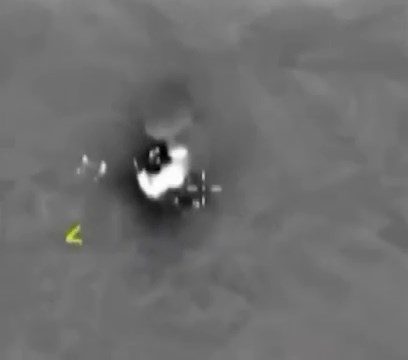
//> input picture СТЗ/Лаб4/Картиночки/part1_1.jpg, 408 x 360 px
$ ./main   (built with g++ and OpenCV 4)
//> lines starting //> are read from the running program, lines starting //| are printed output that depends on the picture; after the words box and inside, x2 and y2 are one past the last pixel; in counts of white or black regions, pixels touching at a corner belong together
#include "opencv2/core.hpp"
#include "opencv2/imgproc.hpp"
#include "opencv2/highgui.hpp"
#include <iostream>

using namespace std;
using namespace cv;


//Часть 1
void part1(Mat inputImage)
{
	//Пороговая фильтрация для удаления всего лищнего
    Mat temp;
    threshold(inputImage, temp, 220, 255, THRESH_BINARY);
    erode(temp, temp, getStructuringElement(MORPH_RECT, Size(3, 3)));
    dilate(temp, temp, getStructuringElement(MORPH_RECT, Size(3, 3)));

	//СОздание контуров на основе полученной маски
    Mat edges;
    Canny(temp, edges, 0, 0, 3, false);

	//Назождение созданных контуров
    Mat image = edges.clone();
    vector<vector<Point>> cnts;
    findContours(image, cnts, RETR_EXTERNAL, CHAIN_APPROX_NONE);

	//Назождение центра
    Moments mnts = moments(cnts[0]);
    double m00 = mnts.m00;
    double m10 = mnts.m10;
    double m01 = mnts.m01;

    Point center(0, 0);
    center.x = m10 / m00;
    center.y = m01 / m00;

	//Делаю трехканальным, чтобы прицел был цветным
    Mat out;
    cvtColor(inputImage, out, COLOR_GRAY2BGR);

	//Рисую прямоугольник
    rectangle(out, Rect(center.x - 2, center.y - 20, 4, 40), Scalar(0, 0, 255), FILLED, 8, 0);
    rectangle(out, Rect(center.x - 20, center.y - 2, 40, 4), Scalar(0, 0, 255), FILLED, 8, 0);

    imshow("output", out);
    waitKey();
    return;
}


void part2(Mat imputImage)
{
	//Пороговая фильтрация для цветногого изображения
    Mat temp;
    inRange(imputImage, Scalar(34, 101, 0), Scalar(164, 255, 255), temp);

    dilate(temp, temp, getStructuringElement(MORPH_RECT, Size(3, 3)));
    erode(temp, temp, getStructuringElement(MORPH_RECT, Size(3, 3)));

    Mat edges;
    Canny(temp, edges, 0, 0, 3, false);

    Mat image = edges.clone();
    vector<vector<Point>> cnts;
    findContours(image, cnts, RETR_EXTERNAL, CHAIN_APPROX_NONE);

    cout << cnts.size() << endl;

    //Рассчет моментов для найденных контуров
    vector<Moments> mnts;
    int i_m = cnts.size();
    for (int i = 0; i < i_m; i++)
    {
        mnts.push_back(moments(cnts[i]));
    }

    int i_max = 0; //Индекс наибольщего контура
    double tempArea = mnts[0].m00;
    for (int i = 0; i < cnts.size(); i++)
    {
        if (mnts[i].m00 >= tempArea)
        {
            i_max = i;
            tempArea = mnts[i].m00;
        }
    }


    Moments mntss = moments(cnts[i_max]);
    double m00 = mntss.m00;
    double m10 = mntss.m10;
    double m01 = mntss.m01;

    Point center(0, 0);
    center.x = m10 / m00;
    center.y = m01 / m00;

    Mat out;
    cvtColor(imputImage, out, COLOR_HSV2BGR);

    rectangle(out, Rect(center.x - 2, center.y - 20, 4, 40), Scalar(0, 0, 0), FILLED, 8, 0);
    rectangle(out, Rect(center.x - 20, center.y - 2, 40, 4), Scalar(0, 0, 0), FILLED, 8, 0);

    imshow("output", out);
    waitKey();
    return;
}


// [251 lines left out: functions creationMask, searchMinDistance, part3, part4, not called in this run]


int main()
{
    //Часть 1
    Mat part1_1 = imread("part1_1.jpg", IMREAD_GRAYSCALE);
//> part1_1: 360 rows x 408 cols, CV_8UC1; min 0, max 255, mean 110.2
    imshow("part1_1", part1_1);
    part1(part1_1);
//> in part1, `threshold(inputImage, temp, 220, 255, THRESH_BINARY);`:
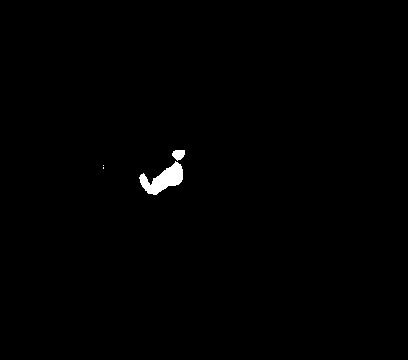
//> temp: 360 rows x 408 cols, CV_8UC1; 0.57% white; 4 white regions (2 under 20 px), largest, box (x1, y1, x2, y2) and area: (139, 161, 183, 195) 734, (172, 150, 185, 161) 105
//> in part1, `dilate(temp, temp, getStructuringElement(MORPH_RECT, Size(3, 3)));`: temp: 360 rows x 408 cols, CV_8UC1; 0.57% white; 2 white regions, box (x1, y1, x2, y2) and area: (140, 162, 183, 195) 730, (172, 150, 185, 160) 104
//> in part1, `Canny(temp, edges, 0, 0, 3, false);`: edges: 360 rows x 408 cols, CV_8UC1; 0.12% white in thin lines or dots, all inside (x1, y1, x2, y2) = (139, 149, 185, 195)
//> in part1, `findContours(image, cnts, RETR_EXTERNAL, CHAIN_APPROX_NONE);`: cnts = 3 contours, 2 with area under 20; largest, box (x1, y1, x2, y2) and area: (171, 149, 185, 160) 105
//> in part1, `Moments mnts = moments(cnts[0]);`: mnts = moments, m00 13.5, centre m10/m00, m01/m00 = (160, 184.2)
//> in part1, `double m00 = mnts.m00;`: m00 = 13.5
//> in part1, `double m10 = mnts.m10;`: m10 = 2160.2
//> in part1, `double m01 = mnts.m01;`: m01 = 2486.3
//> in part1, `center.x = m10 / m00;`: center = Point(160, 0)
//> in part1, `center.y = m01 / m00;`: center = Point(160, 184)

    Mat part1_2 = imread("part1_2.jpg", IMREAD_GRAYSCALE);
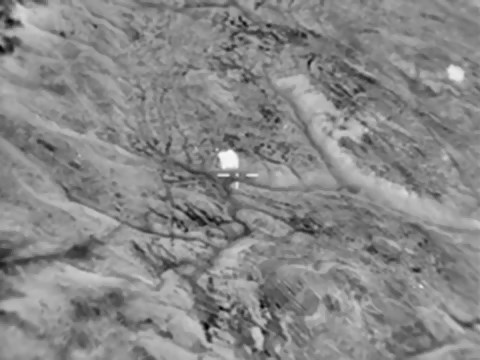
//> input picture СТЗ/Лаб4/Картиночки/part1_2.jpg, 480 x 360 px
//> part1_2 is the input picture: 360 rows x 480 cols, CV_8UC1; min 3, max 250, mean 135.5
    imshow("part1_2", part1_2);
    part1(part1_2);
//> in part1 (call 2), `threshold(inputImage, temp, 220, 255, THRESH_BINARY);`: temp: 360 rows x 480 cols, CV_8UC1; 0.21% white; 5 white regions (3 under 20 px), largest, box (x1, y1, x2, y2) and area: (219, 150, 238, 168) 248, (449, 68, 462, 80) 115
//> in part1 (call 2), `erode(temp, temp, getStructuringElement(MORPH_RECT, Size(3, 3)));`: temp: 360 rows x 480 cols, CV_8UC1; 0.14% white; 2 white regions, box (x1, y1, x2, y2) and area: (221, 152, 237, 167) 178, (450, 69, 461, 79) 69
//> in part1 (call 2), `dilate(temp, temp, getStructuringElement(MORPH_RECT, Size(3, 3)));`: temp: 360 rows x 480 cols, CV_8UC1; 0.21% white; 2 white regions, box (x1, y1, x2, y2) and area: (220, 151, 238, 168) 244, (449, 68, 462, 80) 115
//> in part1 (call 2), `Canny(temp, edges, 0, 0, 3, false);`: edges: 360 rows x 480 cols, CV_8UC1; 0.05% white in thin lines or dots, all inside (x1, y1, x2, y2) = (219, 67, 462, 168)
//> in part1 (call 2), `findContours(image, cnts, RETR_EXTERNAL, CHAIN_APPROX_NONE);`: cnts = 2 contours; box (x1, y1, x2, y2) and area: (219, 150, 238, 168) 238, (448, 67, 462, 80) 113

    Mat part1_3 = imread("part1_3.jpg", IMREAD_GRAYSCALE);
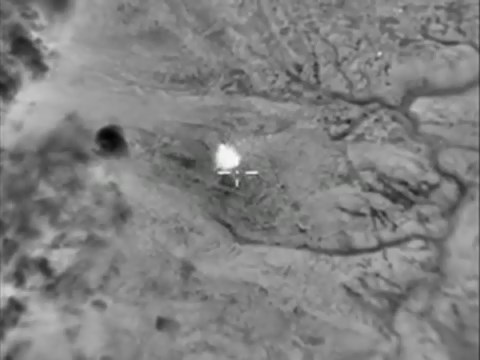
//> input picture СТЗ/Лаб4/Картиночки/part1_3.jpg, 480 x 360 px
//> part1_3: 360 rows x 480 cols, CV_8UC1; min 1, max 253, mean 128.5
    imshow("part1_3", part1_3);
    part1(part1_3);
//> in part1 (call 3), `threshold(inputImage, temp, 220, 255, THRESH_BINARY);`:
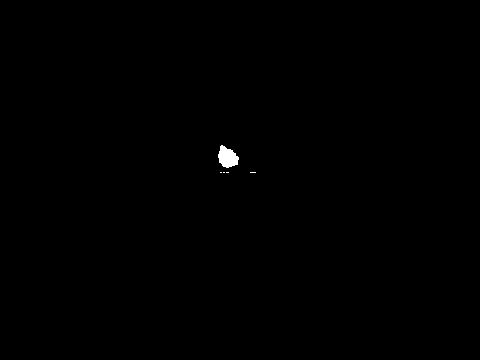
//> temp: 360 rows x 480 cols, CV_8UC1; 0.19% white; 5 white regions (4 under 20 px), largest, box (x1, y1, x2, y2) and area: (218, 145, 239, 168) 322
//> in part1 (call 3), `erode(temp, temp, getStructuringElement(MORPH_RECT, Size(3, 3)));`: temp: 360 rows x 480 cols, CV_8UC1; 0.14% white; 1 white region, box (x1, y1, x2, y2) and area: (219, 147, 238, 167) 238
//> in part1 (call 3), `dilate(temp, temp, getStructuringElement(MORPH_RECT, Size(3, 3)));`: temp: 360 rows x 480 cols, CV_8UC1; 0.19% white; 1 white region, box (x1, y1, x2, y2) and area: (218, 146, 239, 168) 320
//> in part1 (call 3), `Canny(temp, edges, 0, 0, 3, false);`: edges: 360 rows x 480 cols, CV_8UC1; 0.04% white in thin lines or dots, all inside (x1, y1, x2, y2) = (217, 145, 239, 168)
//> in part1 (call 3), `findContours(image, cnts, RETR_EXTERNAL, CHAIN_APPROX_NONE);`: cnts = 1 contour; box (x1, y1, x2, y2) and area: (217, 145, 239, 168) 321
//> in part1 (call 3), `Moments mnts = moments(cnts[0]);`: mnts = moments, m00 321, centre m10/m00, m01/m00 = (227, 156.8)
//> in part1 (call 3), `double m00 = mnts.m00;`: m00 = 321
//> in part1 (call 3), `double m10 = mnts.m10;`: m10 = 72854.2
//> in part1 (call 3), `double m01 = mnts.m01;`: m01 = 50343.8
//> in part1 (call 3), `center.x = m10 / m00;`: center = Point(226, 0)
//> in part1 (call 3), `center.y = m01 / m00;`: center = Point(226, 156)


    //Часть 2
    Mat part2_1 = imread("part2_5.jpg");
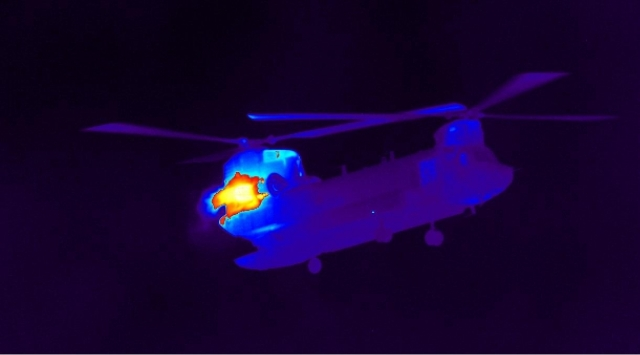
//> input picture СТЗ/Лаб4/Картиночки/part2_5.jpg, 640 x 355 px
//> part2_1 is the input picture: 355 rows x 640 cols, CV_8UC3; mean B, G, R 51.7, 3.5, 22.4
    imshow("part2_1", part2_1);
    Mat part2_1HSV;
    cvtColor(part2_1, part2_1HSV, COLOR_BGR2HSV);
//> part2_1HSV: 355 rows x 640 cols, CV_8UC3; mean H, S, V 132.8, 251.2, 52.7
//> in part2, `inRange(imputImage, Scalar(34, 101, 0), Scalar(164, 255, 255), temp);`: temp: 355 rows x 640 cols, CV_8UC1; 99% white; 2 black regions, box (x1, y1, x2, y2) and area: (211, 172, 268, 225) 1600, (0, 354, 640, 355) 640
//> in part2, `erode(temp, temp, getStructuringElement(MORPH_RECT, Size(3, 3)));`: temp: 355 rows x 640 cols, CV_8UC1; 99.3% white; 1 black region, box (x1, y1, x2, y2) and area: (211, 172, 268, 225) 1591
//> in part2, `Canny(temp, edges, 0, 0, 3, false);`:
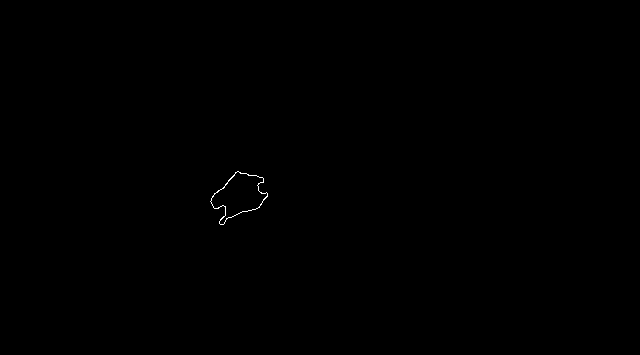
//> edges: 355 rows x 640 cols, CV_8UC1; 0.09% white in thin lines or dots, all inside (x1, y1, x2, y2) = (210, 171, 268, 225)
//> in part2, `findContours(image, cnts, RETR_EXTERNAL, CHAIN_APPROX_NONE);`: cnts = 1 contour; box (x1, y1, x2, y2) and area: (210, 171, 268, 225) 1604
//| 1
//> in part2, `int i_m = cnts.size();`: i_m = 1
//> the loop in part2, `for (int i = 0; i < i_m; i++)` made 1 pass
//> in part2, `double tempArea = mnts[0].m00;`: tempArea = 1603.5
//> the loop in part2, `for (int i = 0; i < cnts.size(); i++)` made 1 pass
//> tempArea on pass 1: 1603.5
//> after the loop in part2, `for (int i = 0; i < cnts.size(); i++)`: i_max = 0; tempArea = 1603.5
//> in part2, `Moments mntss = moments(cnts[i_max]);`: mntss = moments, m00 1603.5, centre m10/m00, m01/m00 = (238.9, 195)
//> in part2, `double m00 = mntss.m00;`: m00 = 1603.5
//> in part2, `double m10 = mntss.m10;`: m10 = 383041.8
//> in part2, `double m01 = mntss.m01;`: m01 = 312725.2
//> in part2, `center.x = m10 / m00;`: center = Point(238, 0)
//> in part2, `center.y = m01 / m00;`: center = Point(238, 195)
//> in part2, `rectangle(out, Rect(center.x - 20, center.y - 2, 40, 4), Scalar(0, 0, ..`:
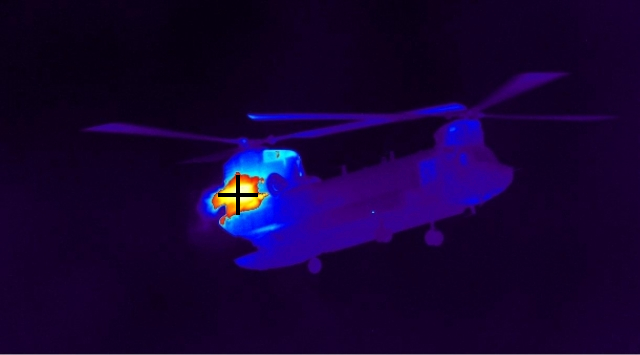
//> out: 355 rows x 640 cols, CV_8UC3; mean B, G, R 51.5, 3.1, 21.7

//> (the run ends here: the program needs code that is not available in this run, at `part2(part2_1HSV);*/`)
